Frame 1 (no input): blank canvas, image omitted
Frame 60 (the mouse pressed at the canvas centre just before this capture): blank canvas, image omitted
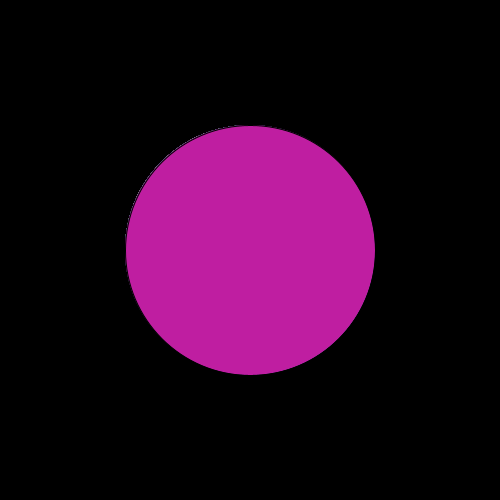
Frame 120 (the mouse held since frame 60 and released just before this capture)

The Processing sketch whose frames 1 and 60 were blank and that drew this single picture after the mouse press (run headless with seeded random() and noise(); from frame 60 on, the mouse is pressed at the canvas centre):

// Processing sketch: My_code
// ── My_code.pde
void setup(){
background (mouseX);
size (500,500);
}
void draw () {
if (mousePressed) {
  fill (random(255),random(255),random(255));
}
else {
  fill (mouseX);
}
  ellipse (mouseX,mouseY,mouseX,mouseY);
}
